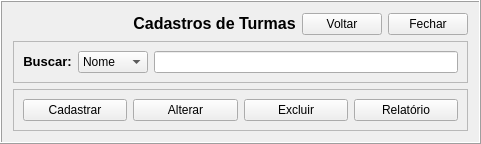
         <widget class="QFrame" name="frmBuscaTurma">
          <property name="frameShape">
           <enum>QFrame::Box</enum>
          </property>
          <property name="frameShadow">
           <enum>QFrame::Raised</enum>
          </property>
          <layout class="QVBoxLayout" name="verticalLayout_30">
           <item>
            <layout class="QHBoxLayout" name="horizontalLayout_53">
             <item>
              <spacer name="horizontalSpacer_10">
               <property name="orientation">
                <enum>Qt::Horizontal</enum>
               </property>
               <property name="sizeType">
                <enum>QSizePolicy::Fixed</enum>
               </property>
               <property name="sizeHint" stdset="0">
                <size>
                 <width>40</width>
                 <height>20</height>
                </size>
               </property>
              </spacer>
             </item>
             <item>
              <spacer name="horizontalSpacer_11">
               <property name="orientation">
                <enum>Qt::Horizontal</enum>
               </property>
               <property name="sizeType">
                <enum>QSizePolicy::Fixed</enum>
               </property>
               <property name="sizeHint" stdset="0">
                <size>
                 <width>40</width>
                 <height>20</height>
                </size>
               </property>
              </spacer>
             </item>
             <item>
              <spacer name="horizontalSpacer_12">
               <property name="orientation">
                <enum>Qt::Horizontal</enum>
               </property>
               <property name="sizeType">
                <enum>QSizePolicy::Fixed</enum>
               </property>
               <property name="sizeHint" stdset="0">
                <size>
                 <width>40</width>
                 <height>20</height>
                </size>
               </property>
              </spacer>
             </item>
             <item>
              <widget class="QLabel" name="lbl_cadTurma">
               <property name="text">
                <string>&lt;html&gt;&lt;head/&gt;&lt;body&gt;&lt;p align=&quot;center&quot;&gt;&lt;span style=&quot; font-size:12pt; font-weight:600;&quot;&gt;Cadastros de Turmas&lt;/span&gt;&lt;/p&gt;&lt;/body&gt;&lt;/html&gt;</string>
               </property>
              </widget>
             </item>
             <item>
              <widget class="QPushButton" name="btn_BackListTurma">
               <property name="sizePolicy">
                <sizepolicy hsizetype="Fixed" vsizetype="Fixed">
                 <horstretch>0</horstretch>
                 <verstretch>0</verstretch>
                </sizepolicy>
               </property>
               <property name="text">
                <string>Voltar</string>
               </property>
              </widget>
             </item>
             <item>
              <widget class="QPushButton" name="btn_ExitCadTurma">
               <property name="sizePolicy">
                <sizepolicy hsizetype="Fixed" vsizetype="Fixed">
                 <horstretch>0</horstretch>
                 <verstretch>0</verstretch>
                </sizepolicy>
               </property>
               <property name="text">
                <string>Fechar</string>
               </property>
               <property name="icon">
                <iconset>
                 <normaloff>Images/icons/icons8-excluir.svg</normaloff>Images/icons/icons8-excluir.svg</iconset>
               </property>
               <property name="checkable">
                <bool>false</bool>
               </property>
               <property name="autoRepeat">
                <bool>false</bool>
               </property>
               <property name="autoExclusive">
                <bool>false</bool>
               </property>
              </widget>
             </item>
            </layout>
           </item>
           <item>
            <widget class="QFrame" name="BuscaTurma">
             <property name="frameShape">
              <enum>QFrame::StyledPanel</enum>
             </property>
             <property name="frameShadow">
              <enum>QFrame::Raised</enum>
             </property>
             <layout class="QHBoxLayout" name="horizontalLayout_54">
              <item>
               <widget class="QLabel" name="lbl_BuscaTurma">
                <property name="text">
                 <string>&lt;html&gt;&lt;head/&gt;&lt;body&gt;&lt;p align=&quot;center&quot;&gt;&lt;span style=&quot; font-size:10pt; font-weight:600;&quot;&gt;Buscar:&lt;/span&gt;&lt;/p&gt;&lt;/body&gt;&lt;/html&gt;</string>
                </property>
               </widget>
              </item>
              <item>
               <widget class="QComboBox" name="tpBusca_Turma">
                <item>
                 <property name="text">
                  <string>Nome</string>
                 </property>
                </item>
                <item>
                 <property name="text">
                  <string>Código</string>
                 </property>
                </item>
               </widget>
              </item>
              <item>
               <widget class="QLineEdit" name="Edit_BuscaTurma">
                <property name="sizePolicy">
                 <sizepolicy hsizetype="Expanding" vsizetype="Fixed">
                  <horstretch>0</horstretch>
                  <verstretch>0</verstretch>
                 </sizepolicy>
                </property>
               </widget>
              </item>
             </layout>
            </widget>
           </item>
           <item>
            <widget class="QFrame" name="fmBtn_Turma">
             <property name="sizePolicy">
              <sizepolicy hsizetype="Preferred" vsizetype="Minimum">
               <horstretch>0</horstretch>
               <verstretch>0</verstretch>
              </sizepolicy>
             </property>
             <property name="frameShape">
              <enum>QFrame::StyledPanel</enum>
             </property>
             <property name="frameShadow">
              <enum>QFrame::Raised</enum>
             </property>
             <layout class="QHBoxLayout" name="horizontalLayout_55">
              <item>
               <widget class="QPushButton" name="btn_CadTurma">
                <property name="sizePolicy">
                 <sizepolicy hsizetype="Expanding" vsizetype="Fixed">
                  <horstretch>0</horstretch>
                  <verstretch>0</verstretch>
                 </sizepolicy>
                </property>
                <property name="text">
                 <string>Cadastrar</string>
                </property>
               </widget>
              </item>
              <item>
               <widget class="QPushButton" name="btn_AlterTurma">
                <property name="sizePolicy">
                 <sizepolicy hsizetype="Expanding" vsizetype="Fixed">
                  <horstretch>0</horstretch>
                  <verstretch>0</verstretch>
                 </sizepolicy>
                </property>
                <property name="text">
                 <string>Alterar</string>
                </property>
               </widget>
              </item>
              <item>
               <widget class="QPushButton" name="btn_ExclTurma">
                <property name="sizePolicy">
                 <sizepolicy hsizetype="Expanding" vsizetype="Fixed">
                  <horstretch>0</horstretch>
                  <verstretch>0</verstretch>
                 </sizepolicy>
                </property>
                <property name="text">
                 <string>Excluir</string>
                </property>
               </widget>
              </item>
              <item>
               <widget class="QPushButton" name="btn_RelatTurma">
                <property name="sizePolicy">
                 <sizepolicy hsizetype="Expanding" vsizetype="Fixed">
                  <horstretch>0</horstretch>
                  <verstretch>0</verstretch>
                 </sizepolicy>
                </property>
                <property name="text">
                 <string>Relatório</string>
                </property>
               </widget>
              </item>
             </layout>
            </widget>
           </item>
          </layout>
         </widget>
